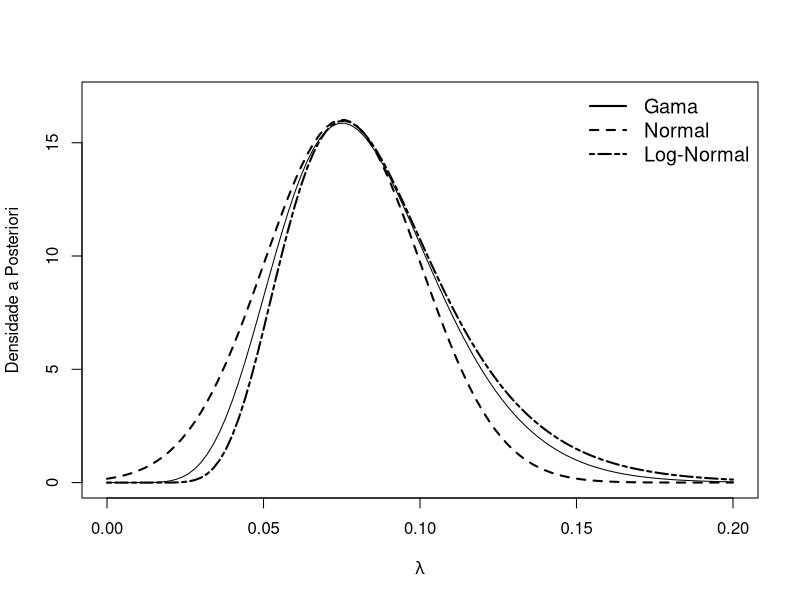
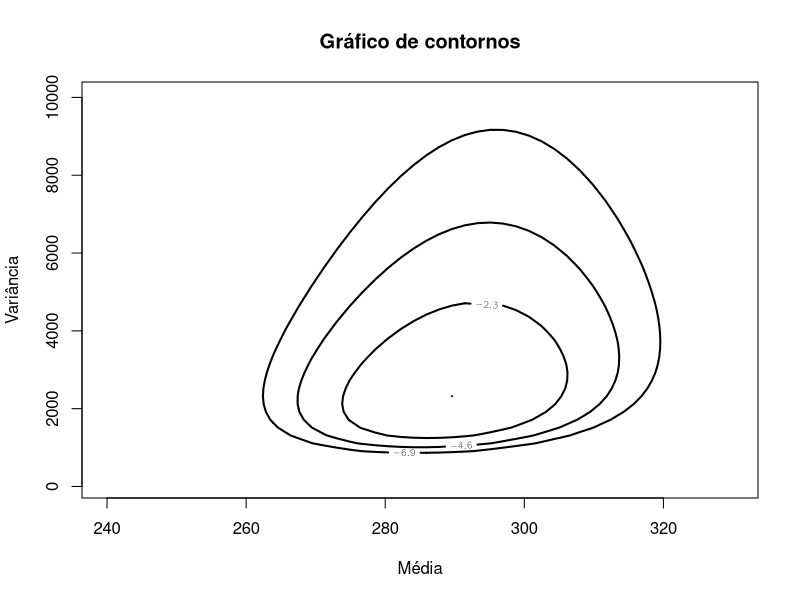
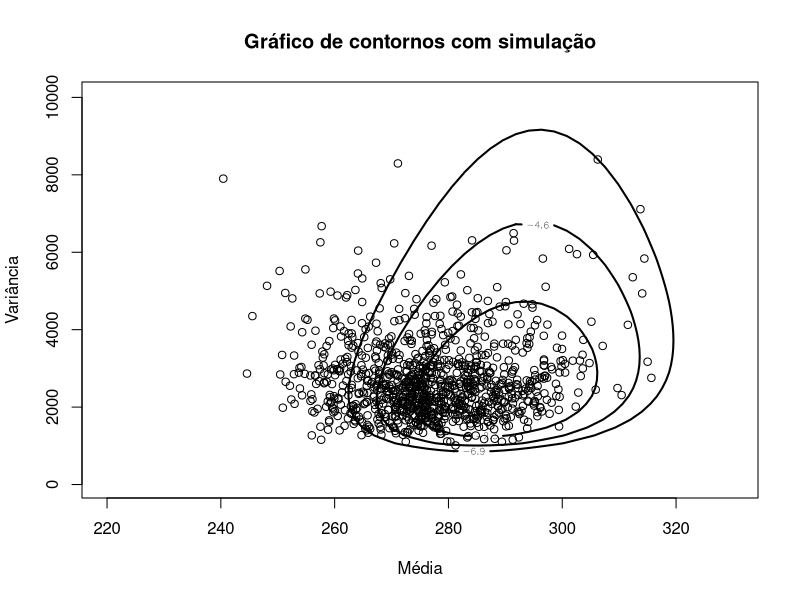
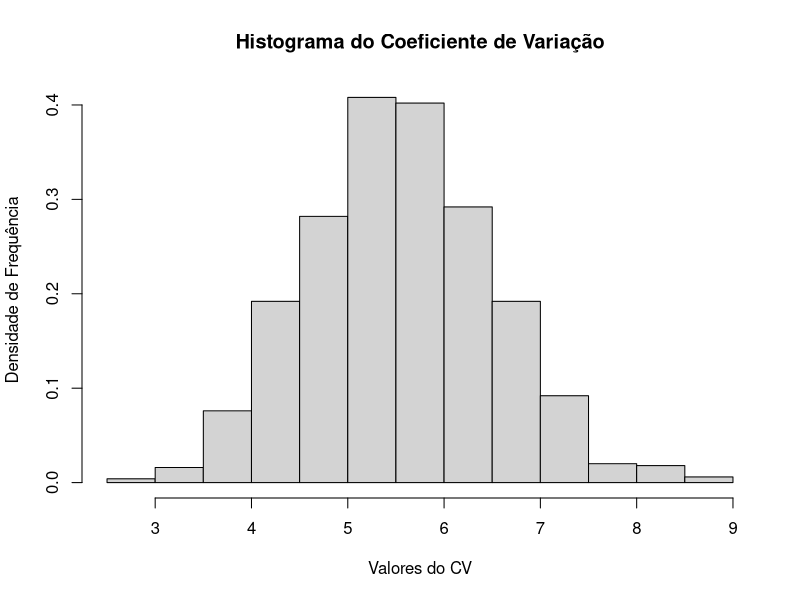

Reproduce these figures in R, in order.
## ---- chunk 1
dados <- c(8, 23, 22, 2, 4, 3, 11, 4, 23, 21)

a <- 1/10
b <- 1/10
n <- length(dados)
x.bar <- mean(dados)
A <- a+n
B <- b+n*x.bar

curve(dgamma(x,A,B),ylim=c(0,17), from=0, to=0.2, ylab="Densidade a Posteriori",xlab=expression(lambda))
curve(dnorm(x,(A-1)/(B),sqrt(A-1)/(B)),lwd=2,col=1,lty=2,add = T)
curve(dlnorm(x,log(A/B),1/sqrt(A)),lwd=2,col=1,lty=6,add = T)
l <- c("Gama","Normal","Log-Normal")
legend("topright",l,lwd=2,lty=c(1,2,6),bty="n",cex=1.2)

## ---- chunk 2
library(LearnBayes)
log_posterior <- function(theta,dados){ # log da posteriori de theta
    n <- length(dados) # tamanho dos dados
    mu <- theta[1] # parametro mu
    sigma2 <- theta[2] # parametro sigma²
    x <- dados # dados
    -n/2*log(sigma2)-1/(2*sigma2)*sum((x-mu)^2)-log(sigma2)-(mu-300)^2/200
    }
## ---- chunk 3
data("marathontimes")
attach(marathontimes)
mycontour(log_posterior,c(240,330, 100, 10000), time, xlab = "Média", ylab = "Variância",
          main = "Gráfico de contornos")
## ---- chunk 4
n <- length(time) # Tamanho da amostra
var <- (n-1)*var(time) # soma dos desvio da média ao quadrado
sigma2 <- var/rchisq(1000, n-1) # simulando variâncias
mu <- rnorm(1000, mean = mean(time), sd = sqrt(sigma2/n)) # simulando médias
mycontour(log_posterior, c(220, 330, 50, 10000), time, xlab = "Média", ylab = "Variância",
          main = "Gráfico de contornos com simulação")
points(mu, sigma2) # Colocando os pontos no gráfico

## ---- chunk 5
coefvar <- mu/sqrt(sigma2) # coeficiente de variação
quantile(coefvar, c(0.05, 0.25, 0.5, 0.75, 0.95)) # quantis pedidos
hist(coefvar, probability = T, ylab = "Densidade de Frequência",
     xlab = "Valores do CV", main = "Histograma do Coeficiente de Variação")
